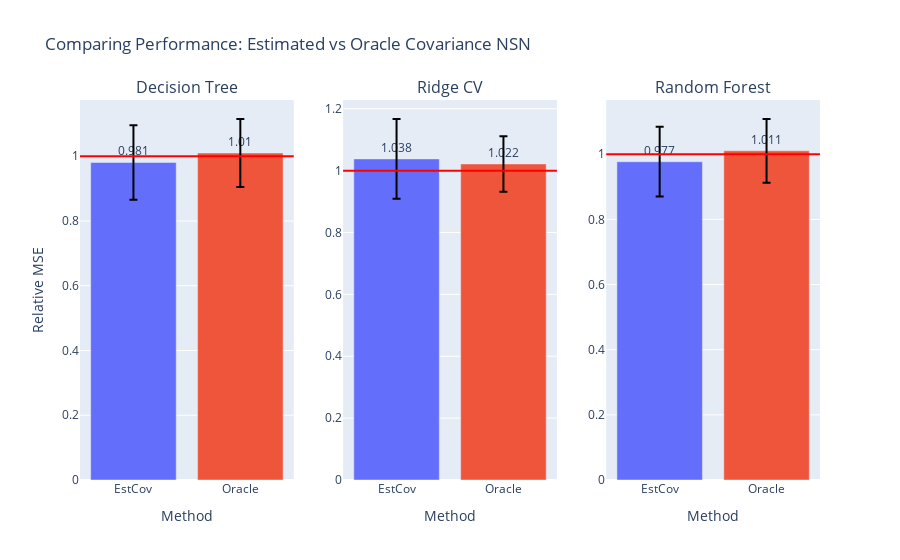

Notebook code for this chart:
### Code cell
fig = gen_model_barplots(
    comb_errs, 
    model_names, 
    est_names, 
    title="Comparing Performance: Estimated vs Oracle Covariance NSN",
    err_bars=True
)
fig.show()

### Figure 1 — Plotly figure (JSON) as saved in the notebook; plotly's stock layout.template omitted (floating-point values rounded to 4 significant figures)
{"data": [{"error_y": {"array": [0.1147, 0.1051], "color": "black", "type": "data"}, "marker": {"color": ["#636EFA", "#EF553B", "#00CC96", "#AB63FA", "#FFA15A", "#19D3F3", "#FF6692", "#B6E880", "#FF97FF", "#FECB52"]}, "text": [0.981, 1.01], "textposition": "outside", "type": "bar", "x": ["EstCov", "Oracle"], "xaxis": "x", "y": [0.9806, 1.01], "yaxis": "y"}, {"error_y": {"array": [0.129, 0.08975], "color": "black", "type": "data"}, "marker": {"color": ["#636EFA", "#EF553B", "#00CC96", "#AB63FA", "#FFA15A", "#19D3F3", "#FF6692", "#B6E880", "#FF97FF", "#FECB52"]}, "text": [1.038, 1.022], "textposition": "outside", "type": "bar", "x": ["EstCov", "Oracle"], "xaxis": "x2", "y": [1.038, 1.022], "yaxis": "y2"}, {"error_y": {"array": [0.107, 0.09768], "color": "black", "type": "data"}, "marker": {"color": ["#636EFA", "#EF553B", "#00CC96", "#AB63FA", "#FFA15A", "#19D3F3", "#FF6692", "#B6E880", "#FF97FF", "#FECB52"]}, "text": [0.977, 1.011], "textposition": "outside", "type": "bar", "x": ["EstCov", "Oracle"], "xaxis": "x3", "y": [0.9771, 1.011], "yaxis": "y3"}], "layout": {"annotations": [{"font": {"size": 16}, "showarrow": false, "text": "Decision Tree", "x": 0.1444, "xanchor": "center", "xref": "paper", "y": 1, "yanchor": "bottom", "yref": "paper"}, {"font": {"size": 16}, "showarrow": false, "text": "Ridge CV", "x": 0.5, "xanchor": "center", "xref": "paper", "y": 1, "yanchor": "bottom", "yref": "paper"}, {"font": {"size": 16}, "showarrow": false, "text": "Random Forest", "x": 0.8556, "xanchor": "center", "xref": "paper", "y": 1, "yanchor": "bottom", "yref": "paper"}], "shapes": [{"line": {"color": "red"}, "type": "line", "x0": 0, "x1": 1, "xref": "x domain", "y0": 1, "y1": 1, "yref": "y"}, {"line": {"color": "red"}, "type": "line", "x0": 0, "x1": 1, "xref": "x2 domain", "y0": 1, "y1": 1, "yref": "y2"}, {"line": {"color": "red"}, "type": "line", "x0": 0, "x1": 1, "xref": "x3 domain", "y0": 1, "y1": 1, "yref": "y3"}], "showlegend": false, "title": {"text": "Comparing Performance: Estimated vs Oracle Covariance NSN"}, "xaxis": {"anchor": "y", "domain": [0, 0.2889], "title": {"text": "Method"}}, "xaxis2": {"anchor": "y2", "domain": [0.3556, 0.6444], "title": {"text": "Method"}}, "xaxis3": {"anchor": "y3", "domain": [0.7111, 1], "title": {"text": "Method"}}, "yaxis": {"anchor": "x", "domain": [0, 1], "title": {"text": "Relative MSE"}}, "yaxis2": {"anchor": "x2", "domain": [0, 1]}, "yaxis3": {"anchor": "x3", "domain": [0, 1]}}}
